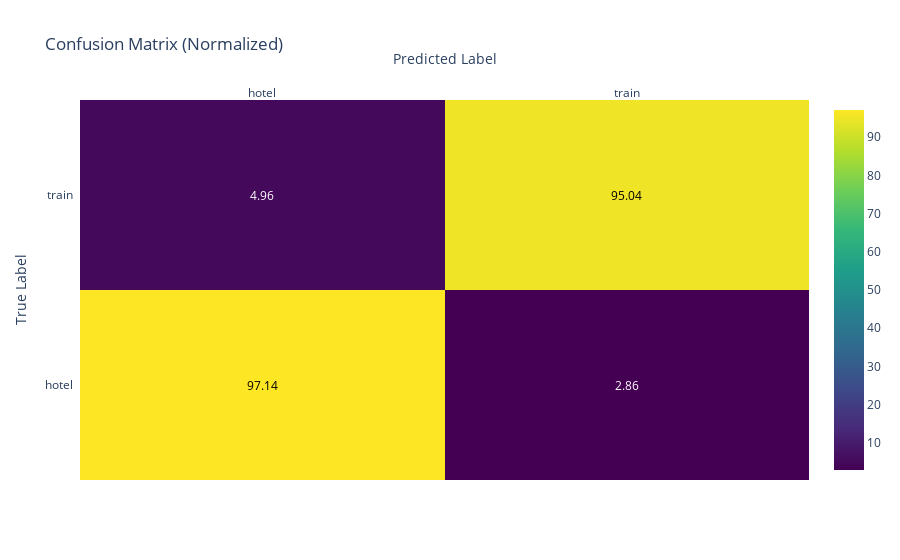

Notebook source saved alongside this figure:
### Code cell
# Compute the confusion matrix
conf_matrix = confusion_matrix(filtered_labels_test, y_test_pred)

# Normalize the confusion matrix
conf_matrix_normalized = conf_matrix.astype('float') / conf_matrix.sum(axis=1)[:, np.newaxis]

conf_matrix_percentage = conf_matrix_normalized * 100

labels = sorted(set(filtered_labels_test)) 

fig = ff.create_annotated_heatmap(
    z=conf_matrix_percentage, 
    x=labels, 
    y=labels, 
    colorscale='Viridis',
    annotation_text=np.around(conf_matrix_percentage, decimals=2).astype(str),
    showscale=True
)

fig.update_layout(
    title='Confusion Matrix (Normalized)',
    xaxis=dict(title='Predicted Label'),
    yaxis=dict(title='True Label'),
    coloraxis_colorbar=dict(
        title='Percentage (%)'
    )
)

fig.show()

### Figure 1 — Plotly figure (JSON) as saved in the notebook; plotly's stock layout.template omitted (floating-point values rounded to 4 significant figures)
{"data": [{"colorscale": [[0, "#440154"], [0.1111, "#482878"], [0.2222, "#3e4989"], [0.3333, "#31688e"], [0.4444, "#26828e"], [0.5556, "#1f9e89"], [0.6667, "#35b779"], [0.7778, "#6ece58"], [0.8889, "#b5de2b"], [1, "#fde725"]], "reversescale": false, "showscale": true, "type": "heatmap", "x": ["hotel", "train"], "y": ["hotel", "train"], "z": [[97.14, 2.857], [4.965, 95.04]]}], "layout": {"annotations": [{"font": {"color": "#000000"}, "showarrow": false, "text": "97.14", "x": "hotel", "xref": "x", "y": "hotel", "yref": "y"}, {"font": {"color": "#FFFFFF"}, "showarrow": false, "text": "2.86", "x": "train", "xref": "x", "y": "hotel", "yref": "y"}, {"font": {"color": "#FFFFFF"}, "showarrow": false, "text": "4.96", "x": "hotel", "xref": "x", "y": "train", "yref": "y"}, {"font": {"color": "#000000"}, "showarrow": false, "text": "95.04", "x": "train", "xref": "x", "y": "train", "yref": "y"}], "coloraxis": {"colorbar": {"title": {"text": "Percentage (%)"}}}, "title": {"text": "Confusion Matrix (Normalized)"}, "xaxis": {"dtick": 1, "gridcolor": "rgb(0, 0, 0)", "side": "top", "ticks": "", "title": {"text": "Predicted Label"}}, "yaxis": {"dtick": 1, "ticks": "", "ticksuffix": "  ", "title": {"text": "True Label"}}}}
